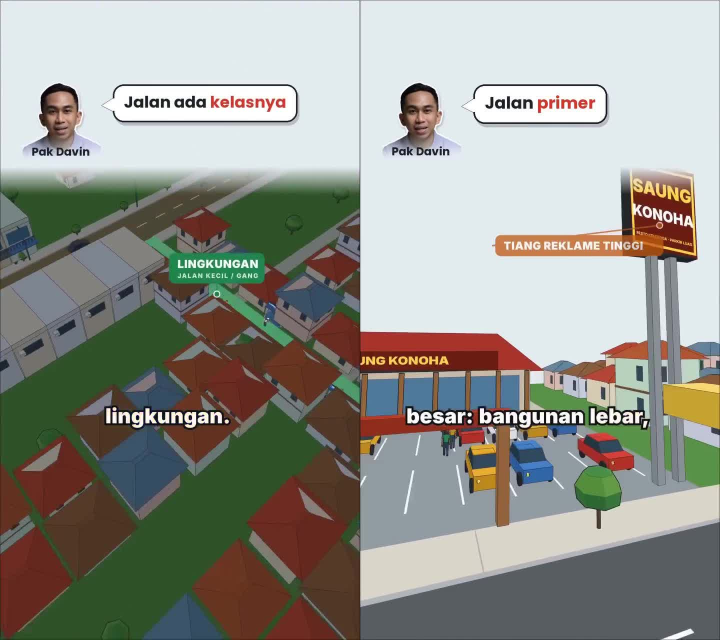
#> input picture referensi/frame_detail.jpg, 1440 x 1280 px (shown at 1/2 size)
$ python -i compose_vap.py   (imports and definitions only)
#> lines starting #> are read from the running program, lines starting #| are printed output that depends on the picture
"""Compositing video gaya sinematik neon (Liquid Vape): efek kamera & pasca-proses ala video referensi +
overlay seri Bedah Bisnis.

Efek: transisi zoom/whip antaradegan (blur radial / blur gerak + geser), guncang + zoom-punch saat impact,
kilat putih/merah, glitch RGB-split, tilt-shift (blur atas-bawah) untuk tembakan atas, bloom/glow, vinyet.
Overlay: header gelap, bubble judul, label 3D, HUD, angka besar (hero, bisa menghitung naik), subtitle,
kartu komentar, CTA follow.

  python3 render/compose_vap.py --render DIR --audio final.wav --out out/video.mp4 --comp DIR \
      [--config render/scenes/vap.json] [--words render/scenes/vap_words.json] [--only V01,V02] [--jobs 2]
"""
import argparse
import json
import math
import os
import random
import subprocess
import sys
from multiprocessing import Pool

import numpy as np
from PIL import Image, ImageDraw, ImageFilter

sys.path.insert(0, os.path.dirname(os.path.abspath(__file__)))
import compose as C  # noqa: E402
import compose_full as CF  # noqa: E402

FPS = 30
W_, H_ = 1080, 1920
# [1 line not run here, left out]
STYLE = {"pink": (255, 63, 164), "cyan": (44, 230, 255), "purple": (176, 116, 255), "gold": (255, 192, 40),
         "red": (255, 45, 75), "green": (61, 255, 154), "orange": (255, 130, 50)}

_yy, _xx = np.mgrid[0:H_, 0:W_].astype(np.float32)
_r = np.sqrt(((_xx - W_ / 2) / (W_ / 2)) ** 2 + ((_yy - H_ / 2) / (H_ / 2)) ** 2)
VIGNETTE = np.clip(1.0 - .38 * np.clip(_r - .55, 0, None) ** 1.6, .45, 1.0)[..., None]
_TS = np.clip((np.abs(_yy[:, :1] - H_ * .47) - H_ * .17) / (H_ * .2), 0, 1)       # tilt-shift mask (kolom 1)


# ------------------------------------------------------------------ efek kamera
# [30 lines left out: functions zoom_crop, radial_blur, motion_blur_x, not called in this run]


def bloom(arr, strength=.55):
    """arr float32 0..255 (H,W,3) -> + glow dari bagian terang."""
    small = Image.fromarray(arr.astype(np.uint8)).resize((W_ // 4, H_ // 4), Image.BILINEAR)
    s = np.asarray(small, np.float32) / 255
    lum = s.max(axis=2, keepdims=True)
    bright = (s * np.clip((lum - .55) / .45, 0, 1)) * 255
    bi = Image.fromarray(bright.astype(np.uint8))
    g1 = np.asarray(bi.filter(ImageFilter.GaussianBlur(4)), np.float32)
    g2 = np.asarray(bi.filter(ImageFilter.GaussianBlur(14)), np.float32)
    g = Image.fromarray(np.clip(g1 * .6 + g2 * .9, 0, 255).astype(np.uint8)).resize((W_, H_), Image.BILINEAR)
    return arr + np.asarray(g, np.float32) * strength


# [74 lines left out: functions tilt_shift, glitch, fx_state, draw_dark_header, not called in this run]


def dotted(v):
    return f"{int(round(v)):,}".replace(",", ".")


# [225 lines left out: functions draw_hero, draw_comment, do_scene, main, not called in this run]


# [2 lines not run here, left out]

>>> import cv2
>>> picture = cv2.imread('../referensi/frame_detail.jpg', cv2.IMREAD_GRAYSCALE)
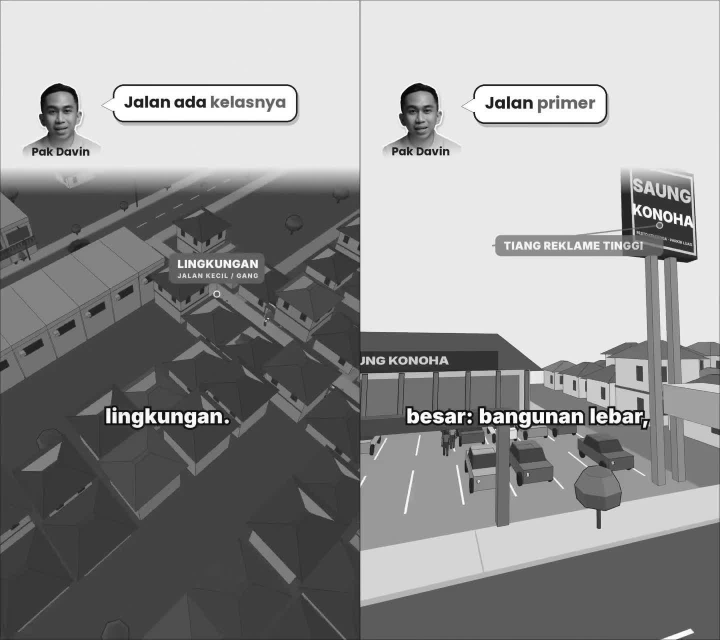
#> picture: shape (1280, 1440) (shown at 1/2 size); min 0, max 255, mean 148.3
>>> result = bloom(picture)
#> in bloom, `small = Image.fromarray(arr.astype(np.uint8)).resize((W_ // 4, H_ // 4..`:
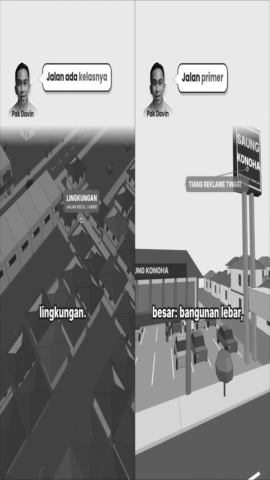
#> small: PIL image 270x480 L; min 9, max 255, mean 148.4
#> (the run stopped early here; a loop or call above may not have finished)

$ run again, on referensi/sheet_02.jpg
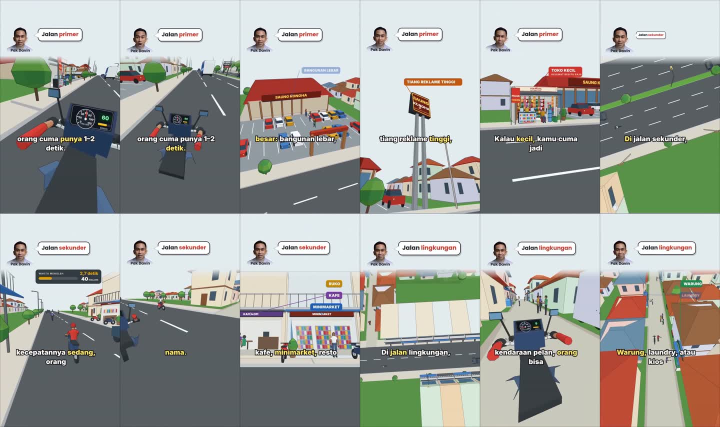
#> input picture referensi/sheet_02.jpg, 1440 x 854 px (shown at 1/2 size)
#> `picture = cv2.imread('../referensi/frame_detail.jpg', cv2.IMREAD_GRAYS..`:
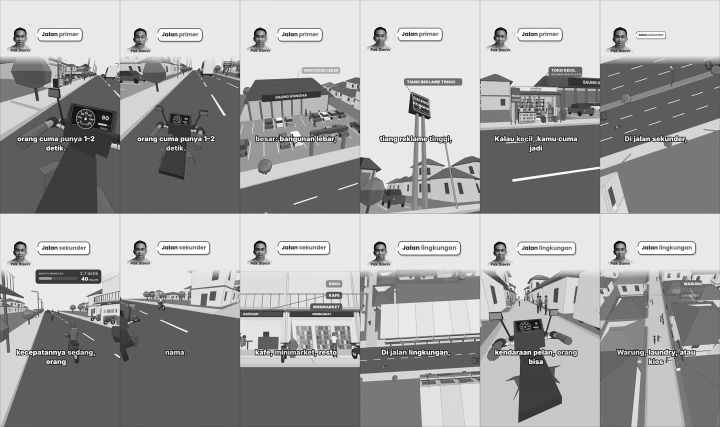
#> picture: shape (854, 1440) (shown at 1/2 size); min 0, max 255, mean 161.7
#> in bloom, `small = Image.fromarray(arr.astype(np.uint8)).resize((W_ // 4, H_ // 4..`:
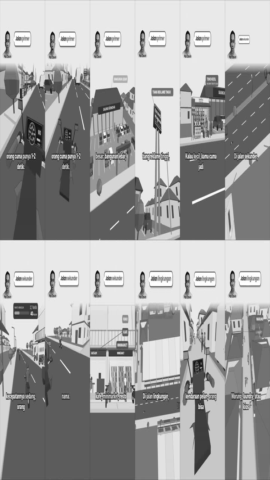
#> small: PIL image 270x480 L; min 16, max 255, mean 161.8

$ run again, on referensi/sheet_03.jpg
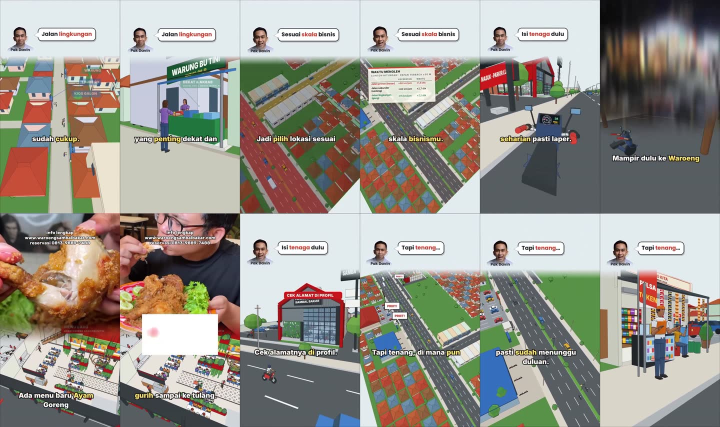
#> input picture referensi/sheet_03.jpg, 1440 x 854 px (shown at 1/2 size)
#> `picture = cv2.imread('../referensi/frame_detail.jpg', cv2.IMREAD_GRAYS..`:
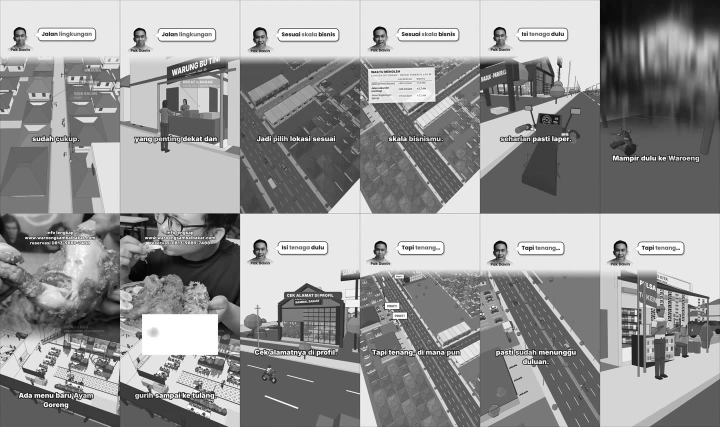
#> picture: shape (854, 1440) (shown at 1/2 size); min 0, max 255, mean 148.7
#> in bloom, `small = Image.fromarray(arr.astype(np.uint8)).resize((W_ // 4, H_ // 4..`:
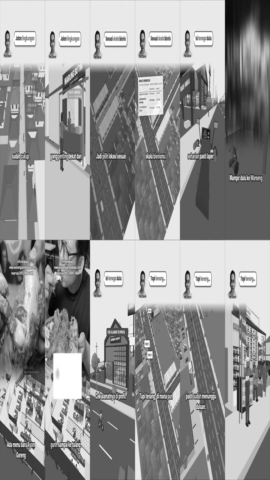
#> small: PIL image 270x480 L; min 4, max 255, mean 148.7
